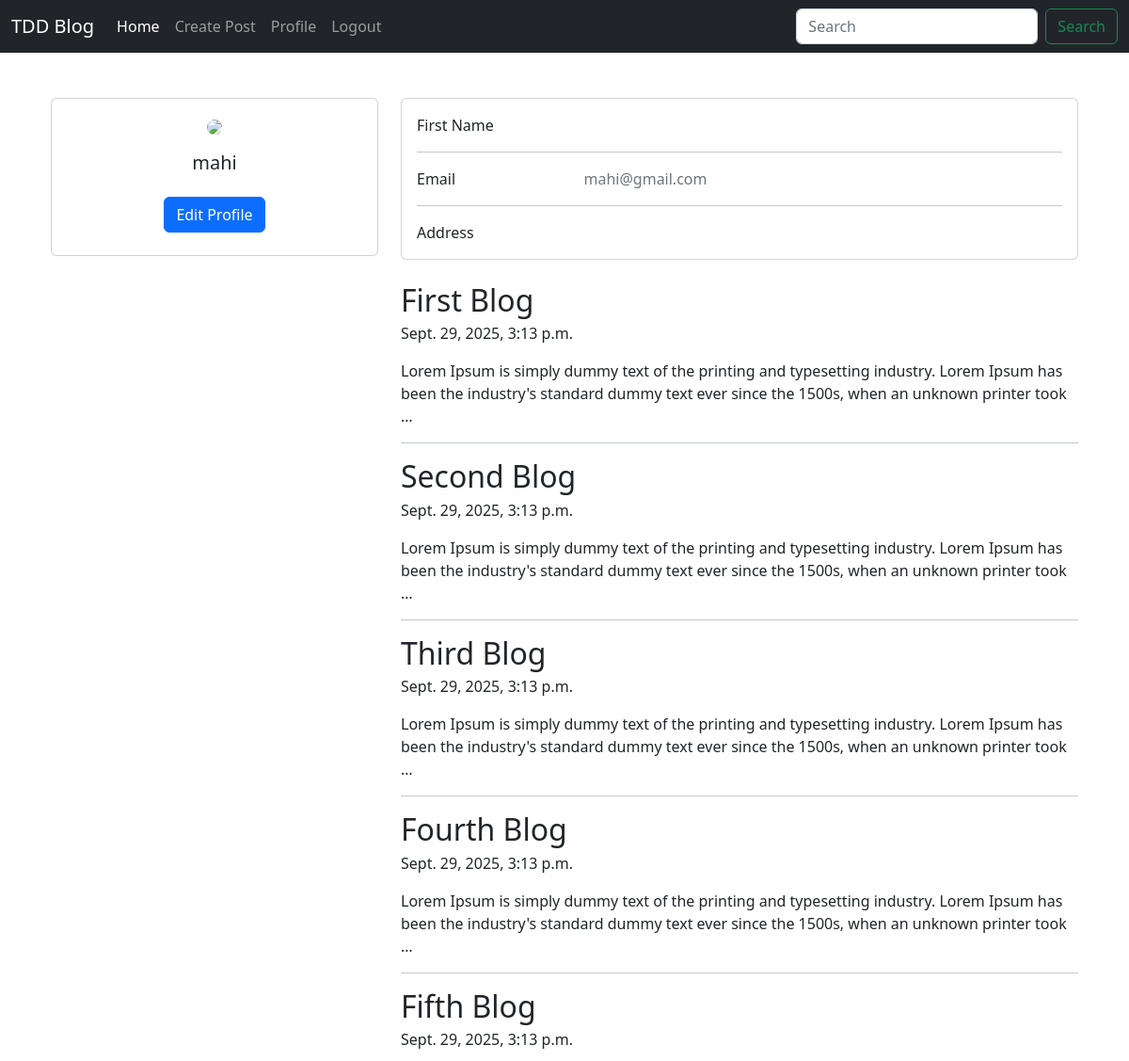
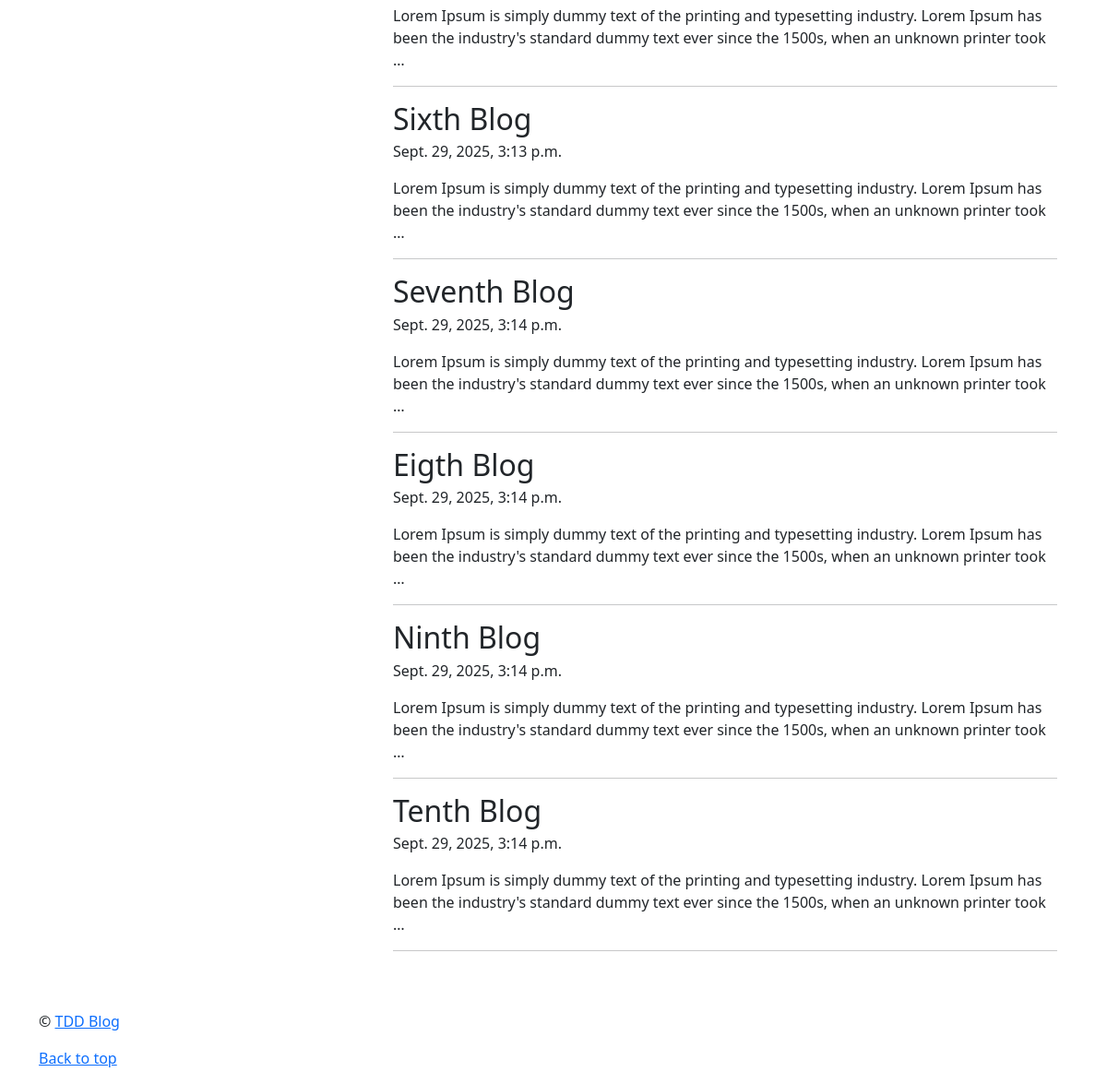
/accounts/current_user_profile/ (signed in), run on the app's committed database (2 pictures, top to bottom).
### posts/models.py (models this page shows, shortened)
class Post(models.Model):
    title = models.CharField(max_length=50)
    body = models.TextField()
    created_at = models.DateTimeField(auto_now_add=True)
    modified_at = models.DateTimeField(auto_now=True)
    author = models.ForeignKey(
        User, on_delete=models.CASCADE)

### accounts/views.py (the view)
# urls.py: path('current_user_profile/', views.current_user_profile, name='current_user_profile'),
@login_required
def current_user_profile(request):
    user = request.user
    posts = Post.objects.filter(author = user).all()
    context = {
        'user': user
        , 'posts': posts}
    return render(request, 'accounts/currentuserprofile.html',context)

### templates/accounts/currentuserprofile.html (shortened to what this page needs)
{% extends "base.html" %} {% block content %}
<section style="background-color: #fff">
  <div class="container py-5">
    <div class="row">
      <div class="col-lg-4">
        <div class="card mb-4">
          <div class="card-body text-center">
            <img
              src={{user.profile.profile_image}}
              alt="avatar"
              class="rounded-circle img-fluid"
              style="width: 150px"
            />
            <h5 class="my-3">{{user.username}}</h5>
            <div class="d-flex justify-content-center mb-2">
              <a href="{% url 'update_user_profile' %}" class="btn btn-primary">Edit Profile</a>
            </div>
          </div>
        </div>
      </div>
      <div class="col-lg-8">
        <div class="card mb-4">
          <div class="card-body">
            <div class="row">
              <div class="col-sm-3">
                <p class="mb-0">First Name</p>
              </div>
              <div class="col-sm-9">
              </div>
            </div>
            <hr />
            <div class="row">
              <div class="col-sm-3">
                <p class="mb-0">Email</p>
              </div>
              <div class="col-sm-9">
                <p class="text-muted mb-0">{{user.email}}</p>
              </div>
            </div>
            <hr />
            <div class="row">
              <div class="col-sm-3">
                <p class="mb-0">Address</p>
              </div>
              <div class="col-sm-9">
              </div>
            </div>
          </div>
        </div>
        <div class="row">
         {% if posts  %}
           {% for post in posts %}
          <article class="blog-post">
            <h2 class="blog-post-title mb-1">{{post.title}}</h2>
            <p class="blog-post-meta">{{post.created_at}}</p>
            <p>{{post.body|truncatewords:30}}</p>
            <hr />
          </article>
          {% endfor %}
         {% else %}
          <h1>No posts yet</h1>
          <a href="{% url 'create_post' %}">Create Post Here</a>
         {% endif %}
        </div>
      </div>
    </div>
  </div>
</section>
{% endblock content %}

### data on the page
Post: title "First Blog", created_at "Sept. 29, 2025, 3:13 p.m.", body "Lorem Ipsum is simply dummy text of the printing and typesetting industry. Lorem Ipsum has been the industry's standard dummy text ever since the 1500s, when an unknown printer took …"
Post: title "Second Blog", created_at "Sept. 29, 2025, 3:13 p.m.", body "Lorem Ipsum is simply dummy text of the printing and typesetting industry. Lorem Ipsum has been the industry's standard dummy text ever since the 1500s, when an unknown printer took …"
Post: title "Third Blog", created_at "Sept. 29, 2025, 3:13 p.m.", body "Lorem Ipsum is simply dummy text of the printing and typesetting industry. Lorem Ipsum has been the industry's standard dummy text ever since the 1500s, when an unknown printer took …"
Post: title "Fourth Blog", created_at "Sept. 29, 2025, 3:13 p.m.", body "Lorem Ipsum is simply dummy text of the printing and typesetting industry. Lorem Ipsum has been the industry's standard dummy text ever since the 1500s, when an unknown printer took …"
Post: title "Fifth Blog", created_at "Sept. 29, 2025, 3:13 p.m.", body "Lorem Ipsum is simply dummy text of the printing and typesetting industry. Lorem Ipsum has been the industry's standard dummy text ever since the 1500s, when an unknown printer took …"
Post: title "Sixth Blog", created_at "Sept. 29, 2025, 3:13 p.m.", body "Lorem Ipsum is simply dummy text of the printing and typesetting industry. Lorem Ipsum has been the industry's standard dummy text ever since the 1500s, when an unknown printer took …"
Post: title "Seventh Blog", created_at "Sept. 29, 2025, 3:14 p.m.", body "Lorem Ipsum is simply dummy text of the printing and typesetting industry. Lorem Ipsum has been the industry's standard dummy text ever since the 1500s, when an unknown printer took …"
Post: title "Eigth Blog", created_at "Sept. 29, 2025, 3:14 p.m.", body "Lorem Ipsum is simply dummy text of the printing and typesetting industry. Lorem Ipsum has been the industry's standard dummy text ever since the 1500s, when an unknown printer took …"
Post: title "Ninth Blog", created_at "Sept. 29, 2025, 3:14 p.m.", body "Lorem Ipsum is simply dummy text of the printing and typesetting industry. Lorem Ipsum has been the industry's standard dummy text ever since the 1500s, when an unknown printer took …"
Post: title "Tenth Blog", created_at "Sept. 29, 2025, 3:14 p.m.", body "Lorem Ipsum is simply dummy text of the printing and typesetting industry. Lorem Ipsum has been the industry's standard dummy text ever since the 1500s, when an unknown printer took …"

### other printed values
{{ user.username }} "mahi"
{{ user.email }} "mahi@gmail.com"
